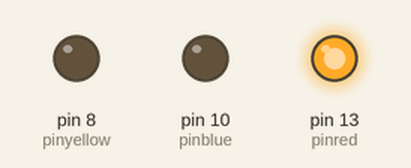
Recording of a sketch running on a simulated Arduino Uno, built with avr-gcc and run on an emulated ATmega328P. Shown: output pins drawn as LEDs (lit = HIGH).

Above: at 0.05 s.
At 0.9 s:
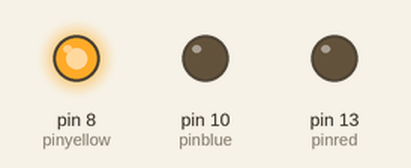
At 2.02 s:
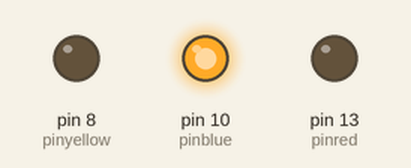
At 3.1 s:
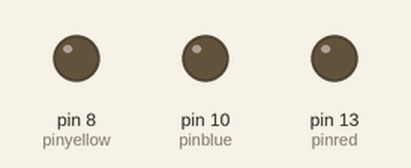
Timing chart, 0 to 3.9 s (numbered marks = the images above):
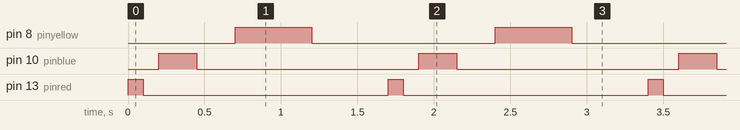

The sketch:

03_Triple_blinking_lights_using_variables.ino
```cpp
int pinred = 13;
int pinblue = 10;
int pinyellow = 8;

int delred = 100;
int delblue = 250;
int delyellow = 500;

void setup() {
  pinMode(pinred, OUTPUT);
  pinMode(pinblue, OUTPUT);
  pinMode(pinyellow, OUTPUT);
}

void loop() {
  // Red LED blink
  digitalWrite(pinred, HIGH);
  delay(delred);
  digitalWrite(pinred, LOW);
  delay(delred);

  // Blue LED blink
  digitalWrite(pinblue, HIGH);
  delay(delblue);
  digitalWrite(pinblue, LOW);
  delay(delblue);

  // Yellow LED blink
  digitalWrite(pinyellow, HIGH);
  delay(delyellow);
  digitalWrite(pinyellow, LOW);
  delay(delyellow);
}
```

Measured:
- by itself, pin 8 (pinyellow): alternates HIGH for 0.50 s and LOW for 1.2 s
- by itself, pin 10 (pinblue): alternates HIGH for 0.25 s and LOW for 1.5 s
- by itself, pin 13 (pinred): alternates HIGH for 0.10 s and LOW for 1.6 s
